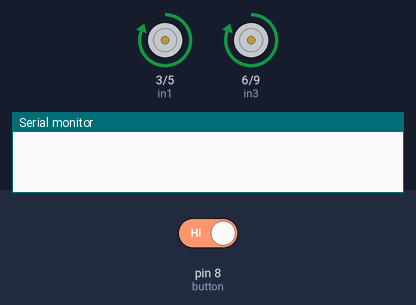
The sketch below on a simulated Arduino Uno, built with avr-gcc and run on an emulated ATmega328P. Parts: motor-driver pin pairs drawn as motors (green arrow = first pin HIGH = forward, orange = second pin HIGH = backward, longer = more drive, scaled by the enable pin), the last lines printed to the serial monitor. The inputs (shaded band) are chosen by the test bench; at power-on: pin 8 (button) HIGH.

Above: at 10.8 s.
10.9 s: pin 8 (button) driven LOW
22.9 s: pin 8 (button) driven LOW
At 25.4 s:
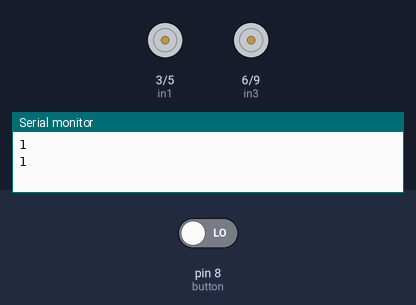
Timing chart, 0 to 26.9 s (numbered marks = the images above; inputs shaded):
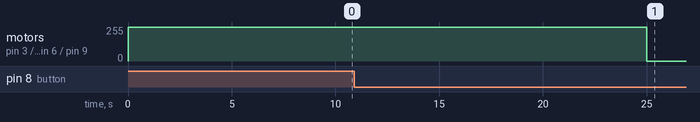

The sketch:

push_motor.ino
```cpp
int button = 8; //button pin is put to the 8th PIN of the Arduino Board

const int in1=3; //first motor first pin
const int in2=5; //first motor second pin
const int in3=6; //second motor first pin
const int in4=9; //second motor second pin
const int ena=10; //first motor enable pin
const int enb=11; //second motor enable pin

int ctr=0;

void setup()
{
  Serial.begin(9600);
  pinMode(in1,OUTPUT);
  pinMode(in2,OUTPUT);
  pinMode(in3,OUTPUT);
  pinMode(in4,OUTPUT);
  pinMode(ena,OUTPUT);
  analogWrite(ena,255);
  pinMode(enb,OUTPUT);
  analogWrite(enb,255);

  pinMode(button,INPUT);
  digitalWrite(in1,HIGH);
  digitalWrite(in2,LOW);
  digitalWrite(in3,HIGH);
  digitalWrite(in4,LOW);

  /*pinMode(button,INPUT);
  digitalWrite(in1,1);
  digitalWrite(in2,0);
  digitalWrite(in3,1);
  digitalWrite(in4,0);*/
}
void loop()
{
  int k=digitalRead(button); //reading the input of the button if pushed
  if(k==LOW)
  {
    Serial.println('1'); //printing 1 on the serial pointer in a new line
    if(ctr%2==0)
    {
      digitalWrite(in1,HIGH);
      digitalWrite(in3,HIGH);
      delay(5000);
    }
    else if(ctr%2!=0)
    {
      digitalWrite(in1,LOW);
      digitalWrite(in3,LOW);
      delay(5000);
    }
    ctr=ctr+1;
  }
  delay(5000);
}
```
